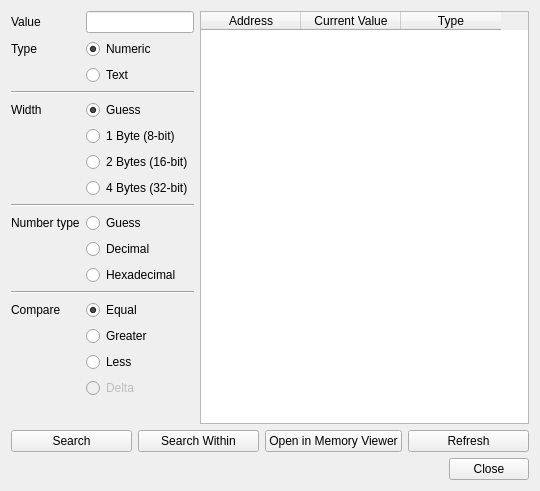
<?xml version="1.0" encoding="UTF-8"?>
<ui version="4.0">
 <class>MemorySearch</class>
 <widget class="QWidget" name="MemorySearch">
  <property name="geometry">
   <rect>
    <x>0</x>
    <y>0</y>
    <width>540</width>
    <height>491</height>
   </rect>
  </property>
  <property name="minimumSize">
   <size>
    <width>540</width>
    <height>241</height>
   </size>
  </property>
  <property name="windowTitle">
   <string>Memory Search</string>
  </property>
  <layout class="QGridLayout" name="gridLayout">
   <item row="0" column="1">
    <widget class="QTableWidget" name="results">
     <property name="sizePolicy">
      <sizepolicy hsizetype="MinimumExpanding" vsizetype="MinimumExpanding">
       <horstretch>1</horstretch>
       <verstretch>0</verstretch>
      </sizepolicy>
     </property>
     <property name="editTriggers">
      <set>QAbstractItemView::NoEditTriggers</set>
     </property>
     <property name="selectionBehavior">
      <enum>QAbstractItemView::SelectRows</enum>
     </property>
     <property name="showGrid">
      <bool>false</bool>
     </property>
     <attribute name="verticalHeaderVisible">
      <bool>false</bool>
     </attribute>
     <column>
      <property name="text">
       <string>Address</string>
      </property>
     </column>
     <column>
      <property name="text">
       <string>Current Value</string>
      </property>
     </column>
     <column>
      <property name="text">
       <string>Type</string>
      </property>
     </column>
    </widget>
   </item>
   <item row="0" column="0">
    <layout class="QFormLayout" name="formLayout">
     <item row="0" column="0">
      <widget class="QLabel" name="label">
       <property name="text">
        <string>Value</string>
       </property>
      </widget>
     </item>
     <item row="0" column="1">
      <widget class="QLineEdit" name="value"/>
     </item>
     <item row="1" column="0">
      <widget class="QLabel" name="label_2">
       <property name="text">
        <string>Type</string>
       </property>
      </widget>
     </item>
     <item row="1" column="1">
      <widget class="QRadioButton" name="typeNum">
       <property name="text">
        <string>Numeric</string>
       </property>
       <property name="checked">
        <bool>true</bool>
       </property>
       <attribute name="buttonGroup">
        <string notr="true">type</string>
       </attribute>
      </widget>
     </item>
     <item row="2" column="1">
      <widget class="QRadioButton" name="typeStr">
       <property name="text">
        <string>Text</string>
       </property>
       <attribute name="buttonGroup">
        <string notr="true">type</string>
       </attribute>
      </widget>
     </item>
     <item row="3" column="0" colspan="2">
      <widget class="Line" name="line">
       <property name="orientation">
        <enum>Qt::Horizontal</enum>
       </property>
      </widget>
     </item>
     <item row="4" column="0">
      <widget class="QLabel" name="label_3">
       <property name="text">
        <string>Width</string>
       </property>
      </widget>
     </item>
     <item row="4" column="1">
      <widget class="QRadioButton" name="bitsGuess">
       <property name="text">
        <string>Guess</string>
       </property>
       <property name="checked">
        <bool>true</bool>
       </property>
       <attribute name="buttonGroup">
        <string notr="true">width</string>
       </attribute>
      </widget>
     </item>
     <item row="5" column="1">
      <widget class="QRadioButton" name="bits8">
       <property name="text">
        <string>1 Byte (8-bit)</string>
       </property>
       <attribute name="buttonGroup">
        <string notr="true">width</string>
       </attribute>
      </widget>
     </item>
     <item row="6" column="1">
      <widget class="QRadioButton" name="bits16">
       <property name="text">
        <string>2 Bytes (16-bit)</string>
       </property>
       <attribute name="buttonGroup">
        <string notr="true">width</string>
       </attribute>
      </widget>
     </item>
     <item row="7" column="1">
      <widget class="QRadioButton" name="bits32">
       <property name="text">
        <string>4 Bytes (32-bit)</string>
       </property>
       <property name="checked">
        <bool>false</bool>
       </property>
       <attribute name="buttonGroup">
        <string notr="true">width</string>
       </attribute>
      </widget>
     </item>
     <item row="8" column="0" colspan="2">
      <widget class="Line" name="line_2">
       <property name="orientation">
        <enum>Qt::Horizontal</enum>
       </property>
      </widget>
     </item>
     <item row="9" column="0">
      <widget class="QLabel" name="label_4">
       <property name="text">
        <string>Number type</string>
       </property>
      </widget>
     </item>
     <item row="9" column="1">
      <widget class="QRadioButton" name="numGuess">
       <property name="text">
        <string>Guess</string>
       </property>
       <property name="checked">
        <bool>true</bool>
       </property>
      </widget>
     </item>
     <item row="10" column="1">
      <widget class="QRadioButton" name="numDec">
       <property name="text">
        <string>Decimal</string>
       </property>
      </widget>
     </item>
     <item row="11" column="1">
      <widget class="QRadioButton" name="numHex">
       <property name="text">
        <string>Hexadecimal</string>
       </property>
      </widget>
     </item>
     <item row="12" column="0" colspan="2">
      <widget class="Line" name="line_3">
       <property name="orientation">
        <enum>Qt::Horizontal</enum>
       </property>
      </widget>
     </item>
     <item row="13" column="0">
      <widget class="QLabel" name="label_5">
       <property name="text">
        <string>Compare</string>
       </property>
      </widget>
     </item>
     <item row="13" column="1">
      <widget class="QRadioButton" name="opEqual">
       <property name="text">
        <string>Equal</string>
       </property>
       <property name="checked">
        <bool>true</bool>
       </property>
       <attribute name="buttonGroup">
        <string notr="true">op</string>
       </attribute>
      </widget>
     </item>
     <item row="14" column="1">
      <widget class="QRadioButton" name="opGreater">
       <property name="text">
        <string>Greater</string>
       </property>
       <attribute name="buttonGroup">
        <string notr="true">op</string>
       </attribute>
      </widget>
     </item>
     <item row="15" column="1">
      <widget class="QRadioButton" name="opLess">
       <property name="text">
        <string>Less</string>
       </property>
       <attribute name="buttonGroup">
        <string notr="true">op</string>
       </attribute>
      </widget>
     </item>
     <item row="16" column="1">
      <widget class="QRadioButton" name="opDelta">
       <property name="enabled">
        <bool>false</bool>
       </property>
       <property name="text">
        <string>Delta</string>
       </property>
       <attribute name="buttonGroup">
        <string notr="true">op</string>
       </attribute>
      </widget>
     </item>
    </layout>
   </item>
   <item row="2" column="0" colspan="2">
    <widget class="QDialogButtonBox" name="buttonBox">
     <property name="standardButtons">
      <set>QDialogButtonBox::Close</set>
     </property>
    </widget>
   </item>
   <item row="1" column="0" colspan="2">
    <layout class="QHBoxLayout" name="horizontalLayout_2">
     <item>
      <widget class="QPushButton" name="search">
       <property name="text">
        <string>Search</string>
       </property>
      </widget>
     </item>
     <item>
      <widget class="QPushButton" name="searchWithin">
       <property name="text">
        <string>Search Within</string>
       </property>
      </widget>
     </item>
     <item>
      <widget class="QPushButton" name="viewMem">
       <property name="text">
        <string>Open in Memory Viewer</string>
       </property>
      </widget>
     </item>
     <item>
      <widget class="QPushButton" name="refresh">
       <property name="text">
        <string>Refresh</string>
       </property>
      </widget>
     </item>
    </layout>
   </item>
  </layout>
 </widget>
 <resources/>
 <connections>
  <connection>
   <sender>buttonBox</sender>
   <signal>rejected()</signal>
   <receiver>MemorySearch</receiver>
   <slot>close()</slot>
   <hints>
    <hint type="sourcelabel">
     <x>315</x>
     <y>357</y>
    </hint>
    <hint type="destinationlabel">
     <x>315</x>
     <y>188</y>
    </hint>
   </hints>
  </connection>
 </connections>
 <buttongroups>
  <buttongroup name="width"/>
  <buttongroup name="type"/>
  <buttongroup name="op"/>
 </buttongroups>
</ui>
